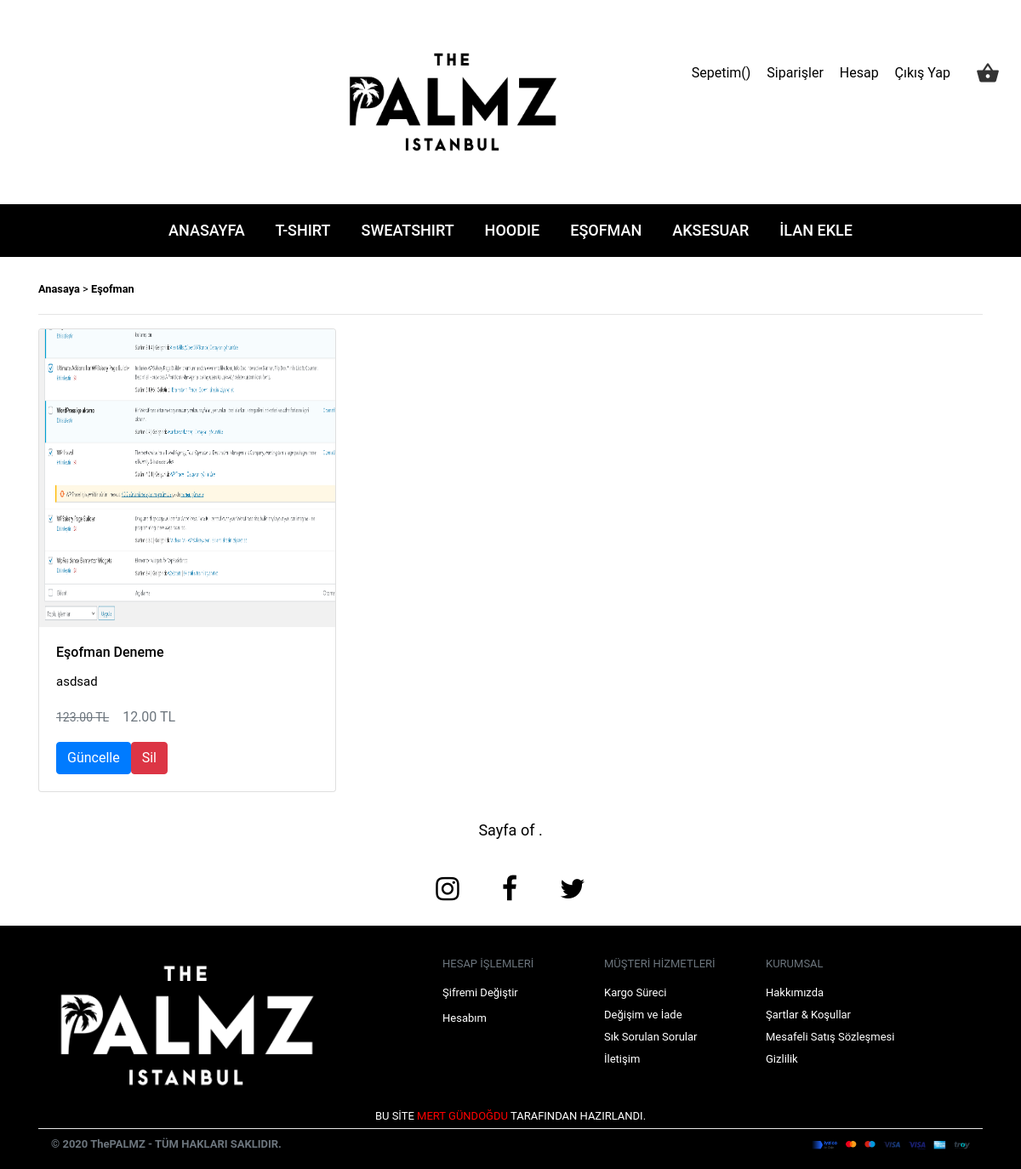
Screenshot of /ürün/esofman/ (signed in) with the database file from the repository.
### tshirt/models.py (models this page shows, shortened)
class Item(models.Model):
	CATEGORY_CHOICES = (
			('T-Shirt' , 'T-Shirt'),
			('Sweatshirt' , 'Sweatshirt'),
			('Kapisonlu' , 'Kapisonlu'),
			('Aksesuar' , 'Aksesuar'),
			('Esofman', 'Esofman')
		)
	title = models.CharField(max_length=80,verbose_name='Başlık')  #Başlık
	description = models.CharField(max_length=120 ,verbose_name='İçerik')		   #Açıklama Yazısı
	publishing_date = models.DateTimeField(verbose_name='YayınlanmaTarihi', auto_now_add=True)  #Yayınlanma Tarihi
	urun_adedi = models.IntegerField(default=100) # ürün adedi
	pre_fiyat = models.DecimalField(max_digits=12, decimal_places=2, default=0, verbose_name='Önceki Fiyat')
	fiyat = models.DecimalField(max_digits=12, decimal_places=2,default=0)
	image = models.ImageField(null=False, blank=False,verbose_name='Ana Resim')
	image2 = models.ImageField(null=True, blank=True,verbose_name='İkinci Resim')
	image3 = models.ImageField(null=True, blank=True,verbose_name='Üçüncü Resim')
	image4 = models.ImageField(null=True, blank=True,verbose_name='Dördüncü Resim')
	category = models.CharField(max_length=15, null=False, blank=False, choices = CATEGORY_CHOICES)
	slug = models.SlugField(unique=True, editable =False, max_length=140)
	class Meta:
		ordering = ["-publishing_date"]
	def __str__(self):
		return self.title
	def get_absolute_url(self):
		return reverse('item:detail', kwargs={'slug':self.slug})
	def get_update_url(self):
		return reverse('item:update', kwargs={'slug':self.slug})
	def get_delete_url(self):
		return reverse('item:delete', kwargs={'slug':self.slug})

### order/models.py (called while the page is built)
	@property
	def amount(self):
		return (self.quantity * self.item.fiyat)

	@property
	def fiyat(self):
		return (self.item.fiyat)

### tshirt/views.py (called while the page is built)
def esofman_index(request):
	current_user = request.user
	schopcart = ShopCart.objects.filter(user__id = current_user.id).order_by('-id')
	total = 0
	for rs in schopcart:
		total += rs.item.fiyat * rs.quantity
	esofman_list = Item.objects.filter(category = 'Esofman')
	paginator = Paginator(esofman_list,15)
	page = request.GET.get('sayfa')
	try:
		esofmans = paginator.page(page)
	except PageNotAnInteger:
		esofmans = paginator.page(1)
	except EmptyPage:
		esofmans = paginator.page(paginator.num_pages)
	return render(request, 'items/esofman/index.html', {'esofmans':esofmans,'schopcart':schopcart,'total':total})

### templates/items/esofman/index.html (shortened to what this page needs)
{% extends 'base.html' %}
{% block body %}
	<section id="cards" class="mt-4">
            <div class="container">
                <div>
                    <small><a style="text-decoration: none; color:#000; font-weight: bold;" href="{% url 'home' %}">Anasaya</a> > <a style="font-weight:bold; text-decoration: none; color:#000;" href=""> Eşofman</a></small>
                    <hr/>
                </div>
                <div class="row mb-3">
                	{% for esofman in esofmans %}
                    <div class="col-6 col-md-4 mb-3">
                    	<div class="card text-center">
                            <a href="{{ esofman.get_absolute_url }}"><img style="height:350px;" src="{{ esofman.image.url }}" class="card-img-top img-fluid"></a>
                            <div class="card-body">
                                <h6 class="card-title text-left"><a style="color: black; text-decoration: none;" href="{{ esofman.get_absolute_url }}">{{ esofman.title }}</a></h6>
                                <p class="card-description text-left" style="font-size: 15px">{{ esofman.description }}</p>
                                {% if esofman.pre_fiyat %}
                                <p class="card-info text-muted text-left"><span style="font-size: 14px;" class="mr-3"><del>{{ esofman.pre_fiyat }} TL</del></span>{{ esofman.fiyat }} TL</p>
                                {% else %}
                                <p class="card-info text-muted text-left"></span>{{ esofman.fiyat }} TL</p>
                                {% endif %}
                                {% for g in user.groups.all %}
                                {% if g.name == 'yönetim' %}
                                <a href="{{ esofman.get_update_url }}" class="btn btn-primary" style="float: left;" role="button">Güncelle</a>
                                <a href="{{ esofman.get_delete_url }}" class="btn btn-danger" style="float: left;" role="button">Sil</a>
                                {% endif %}
                                {% endfor %}
                            </div>
                        </div>
                    </div>
                    {% endfor %}
                </div>
            </div>
            <div class="row">
                <div class="col-md-6 col-md-offset-3 mb-3" style="margin: auto;">
                    <div class="pagination" style=" font-size: 18px;">
                        <span class="step-links" style="margin: auto;">
                            <span class="current">
                                Sayfa {{ tshirts.number }} of {{ tshirts.paginator.num_pages }}.
                            </span>
                        </span>
                    </div>
                </div>
            </div>
    </section>
{% endblock %}

### templates/header.html (shortened to what this page needs)
{% load static %}
<header id="home" style="font: {% static 'ArcaMajora3-Bold 700.otf' %}" class="page-header text-center" data-type="anchor">
    <div class="rd-navbar-wrap">
        <nav data-layout="rd-navbar-fixed" data-sm-layout="rd-navbar-static" data-md-device-layout="rd-navbar-fixed" data-lg-layout="rd-navbar-static" data-lg-device-layout="rd-navbar-static" data-sm-stick-up-offset="50px" data-lg-stick-up-offset="150px" class="rd-navbar">
            <div class="rd-navbar-inner">
                <div class="rd-navbar-panel">
                    <div class="rd-navbar-cart-wrap">
                        <div class="rd-navbar-cart-floating">
                            <button class="rd-navbar-cart-toggle"
                                    data-rd-navbar-toggle=".rd-navbar-cart, .rd-navbar-cart-floating">
                                <span></span>
                            </button>
                        </div>
                    </div>
                    <ul class="rd-navbar-collapse text-center" style="align-items: center;">
                        <li>
                            <a href="/shopcart/">Sepetim({{request.session.cart_items}})</a>
                        </li>
                        {% if request.user.is_authenticated %}
                            {% for g in user.groups.all %}
                            {% if g.name == 'yönetim' %}
                            <li>
                                <a href="{% url 'siparisler' %}">Siparişler</a>
                            </li>
                            <li>
                                <a href="#hesap">Hesap</a>
                            </li>
                            {% endif %}
                            {% endfor %}
                            <li>
                                <a href="{% url 'accounts:logout' %}" onclick="return confirm('Çıkış Yapılacaktır. Emin Misiniz?')">Çıkış Yap</a>
                            </li>
                        {% endif %}
                    </ul>
                    <div class="rd-navbar-brand" style="margin-left: 32%;width: 120px; height: 140px;">
                        <a href="{% url 'home' %}"><img src="{% static 'images/anasayfalogo.png' %}" alt="" class="brand"></a>
                    </div>
                </div>
            </div>
            <div class="rd-navbar-outer" style="background: #000 !important;">
                <div class="rd-navbar-inner" >
                    <div class="rd-navbar-subpanel" style="margin: auto !important;">
                        <div class="rd-navbar-nav-wrap">
                            <ul class="rd-navbar-nav" style="color: #fff;">
                                <li class="active">
                                    <a href="{% url 'home' %}">Anasayfa</a>
                                </li>
                                <li>
                                    <a href="{% url 'item:tshirt' %}">T-Shirt</a>
                                </li>
                                <li>
                                    <a href="{% url 'item:sweatshirt' %}">Sweatshirt</a>
                                </li>
                                <li>
                                    <a href="{% url 'item:kapisonlu' %}">Hoodie</a>
                                </li>
                                <li>
                                    <a href="{% url 'item:esofman' %}">Eşofman</a>
                                </li>
                                <li>
                                    <a href="{% url 'item:aksesuar' %}">Aksesuar</a>
                                </li>
                                {% for g in user.groups.all %}
                                {% if g.name == 'yönetim' %}
                                <li>
                                    <a href="{% url 'item:create' %}">İlan Ekle</a>
                                </li>
                                {% endif %}
                                {% endfor %}
                            </ul>
                        </div>
                    </div>
                </div>
            </div>
        </nav>
    </div>
</header>

### static/css/style.css (style rules this page uses)
body, ul, li, canvas, button { margin: 0; padding: 0; border: 0; font: inherit; vertical-align: top; }
button, input, textarea, select { display: inline-block; -webkit-appearance: none; outline: none; color: inherit; overflow: visible; background-color: transparent; box-shadow: none; border-radius: 0; }
*, *:before, *:after { box-sizing: border-box; }
a, a[href^="tel:"], a[href^="callto:"] { font: inherit; color: inherit; text-decoration: none; }
body { font-family: "Roboto", sans-serif; font-weight: 400; font-size: 16px; line-height: 1.7; -webkit-text-size-adjust: none; color: #777777; background: #fff; }
@media (min-width: 992px) { body { font-size: 16px; line-height: 26px; } }
.brand { max-height: 70px; }

### templates/base.html (style rules this page uses)
hr { background-color: white; }

### rows the page displays
Item: image (picture), title "Eşofman Deneme", description "asdsad", pre_fiyat "123.00", fiyat "12.00"
